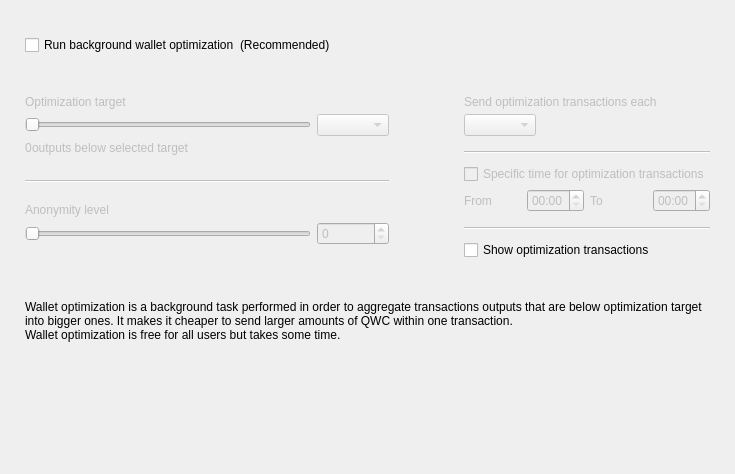
<?xml version="1.0" encoding="UTF-8"?>
<ui version="4.0">
 <class>OptimizationOptionsFrame</class>
 <widget class="QFrame" name="OptimizationOptionsFrame">
  <property name="geometry">
   <rect>
    <x>0</x>
    <y>0</y>
    <width>735</width>
    <height>474</height>
   </rect>
  </property>
  <property name="windowTitle">
   <string>Frame</string>
  </property>
  <property name="frameShape">
   <enum>QFrame::NoFrame</enum>
  </property>
  <property name="frameShadow">
   <enum>QFrame::Raised</enum>
  </property>
  <layout class="QVBoxLayout" name="verticalLayout">
   <property name="spacing">
    <number>0</number>
   </property>
   <property name="leftMargin">
    <number>25</number>
   </property>
   <property name="topMargin">
    <number>35</number>
   </property>
   <property name="rightMargin">
    <number>25</number>
   </property>
   <property name="bottomMargin">
    <number>0</number>
   </property>
   <item>
    <layout class="QHBoxLayout" name="horizontalLayout_2">
     <item>
      <widget class="QCheckBox" name="m_enableOptimizationCheck">
       <property name="text">
        <string>Run background wallet optimization</string>
       </property>
      </widget>
     </item>
     <item>
      <widget class="WalletGui::WalletNormalGrayTextLabel" name="label_8">
       <property name="text">
        <string>(Recommended)</string>
       </property>
      </widget>
     </item>
     <item>
      <spacer name="horizontalSpacer">
       <property name="orientation">
        <enum>Qt::Horizontal</enum>
       </property>
       <property name="sizeHint" stdset="0">
        <size>
         <width>40</width>
         <height>20</height>
        </size>
       </property>
      </spacer>
     </item>
    </layout>
   </item>
   <item>
    <spacer name="verticalSpacer_2">
     <property name="orientation">
      <enum>Qt::Vertical</enum>
     </property>
     <property name="sizeType">
      <enum>QSizePolicy::Fixed</enum>
     </property>
     <property name="sizeHint" stdset="0">
      <size>
       <width>20</width>
       <height>40</height>
      </size>
     </property>
    </spacer>
   </item>
   <item>
    <widget class="QWidget" name="m_optimizationOptionsWidget" native="true">
     <property name="enabled">
      <bool>true</bool>
     </property>
     <layout class="QHBoxLayout" name="horizontalLayout">
      <property name="spacing">
       <number>75</number>
      </property>
      <property name="leftMargin">
       <number>0</number>
      </property>
      <property name="topMargin">
       <number>0</number>
      </property>
      <property name="rightMargin">
       <number>0</number>
      </property>
      <property name="bottomMargin">
       <number>0</number>
      </property>
      <item alignment="Qt::AlignTop">
       <widget class="QWidget" name="widget1" native="true">
        <property name="enabled">
         <bool>false</bool>
        </property>
        <layout class="QGridLayout" name="gridLayout" columnstretch="50,0,0,0">
         <property name="leftMargin">
          <number>0</number>
         </property>
         <property name="topMargin">
          <number>0</number>
         </property>
         <property name="rightMargin">
          <number>0</number>
         </property>
         <property name="bottomMargin">
          <number>0</number>
         </property>
         <property name="verticalSpacing">
          <number>5</number>
         </property>
         <item row="0" column="0" colspan="4">
          <widget class="WalletGui::WalletNormalBlackTextLabel" name="label_5">
           <property name="text">
            <string>Optimization target</string>
           </property>
           <property name="indent">
            <number>0</number>
           </property>
          </widget>
         </item>
         <item row="4" column="0" colspan="4">
          <spacer name="verticalSpacer_3">
           <property name="orientation">
            <enum>Qt::Vertical</enum>
           </property>
           <property name="sizeType">
            <enum>QSizePolicy::Fixed</enum>
           </property>
           <property name="sizeHint" stdset="0">
            <size>
             <width>20</width>
             <height>20</height>
            </size>
           </property>
          </spacer>
         </item>
         <item row="1" column="0" colspan="3">
          <widget class="QSlider" name="m_thresholdSlider">
           <property name="maximum">
            <number>6</number>
           </property>
           <property name="pageStep">
            <number>1</number>
           </property>
           <property name="orientation">
            <enum>Qt::Horizontal</enum>
           </property>
          </widget>
         </item>
         <item row="1" column="3">
          <widget class="QComboBox" name="m_thresholdCombo"/>
         </item>
         <item row="5" column="0" colspan="4">
          <widget class="Line" name="line">
           <property name="orientation">
            <enum>Qt::Horizontal</enum>
           </property>
          </widget>
         </item>
         <item row="6" column="0" colspan="4">
          <spacer name="verticalSpacer_4">
           <property name="orientation">
            <enum>Qt::Vertical</enum>
           </property>
           <property name="sizeType">
            <enum>QSizePolicy::Fixed</enum>
           </property>
           <property name="sizeHint" stdset="0">
            <size>
             <width>20</width>
             <height>15</height>
            </size>
           </property>
          </spacer>
         </item>
         <item row="8" column="3">
          <widget class="QSpinBox" name="m_mixinSpin">
           <property name="buttonSymbols">
            <enum>QAbstractSpinBox::UpDownArrows</enum>
           </property>
          </widget>
         </item>
         <item row="7" column="0" colspan="4">
          <widget class="WalletGui::WalletNormalBlackTextLabel" name="label_7">
           <property name="text">
            <string>Anonymity level</string>
           </property>
           <property name="indent">
            <number>0</number>
           </property>
          </widget>
         </item>
         <item row="8" column="0" colspan="3">
          <widget class="QSlider" name="m_mixinSlider">
           <property name="pageStep">
            <number>1</number>
           </property>
           <property name="orientation">
            <enum>Qt::Horizontal</enum>
           </property>
          </widget>
         </item>
         <item row="2" column="0" colspan="4">
          <spacer name="verticalSpacer_12">
           <property name="orientation">
            <enum>Qt::Vertical</enum>
           </property>
           <property name="sizeType">
            <enum>QSizePolicy::Fixed</enum>
           </property>
           <property name="sizeHint" stdset="0">
            <size>
             <width>20</width>
             <height>0</height>
            </size>
           </property>
          </spacer>
         </item>
         <item row="3" column="0" colspan="4">
          <layout class="QHBoxLayout" name="horizontalLayout_3" stretch="0,1">
           <item>
            <widget class="QLabel" name="m_nonOptimizedOutputsLabel">
             <property name="text">
              <string>0</string>
             </property>
            </widget>
           </item>
           <item>
            <widget class="WalletGui::WalletNormalBlackTextLabel" name="m_nonOptimizedOutputsTextLabel">
             <property name="text">
              <string>outputs below selected target</string>
             </property>
            </widget>
           </item>
          </layout>
         </item>
        </layout>
       </widget>
      </item>
      <item>
       <layout class="QVBoxLayout" name="verticalLayout_3">
        <property name="spacing">
         <number>10</number>
        </property>
        <property name="rightMargin">
         <number>0</number>
        </property>
        <property name="bottomMargin">
         <number>0</number>
        </property>
        <item>
         <widget class="QWidget" name="widget2" native="true">
          <property name="enabled">
           <bool>false</bool>
          </property>
          <layout class="QGridLayout" name="gridLayout_2" columnstretch="0,0,0,0">
           <property name="leftMargin">
            <number>0</number>
           </property>
           <property name="topMargin">
            <number>0</number>
           </property>
           <property name="rightMargin">
            <number>0</number>
           </property>
           <property name="bottomMargin">
            <number>0</number>
           </property>
           <property name="verticalSpacing">
            <number>5</number>
           </property>
           <item row="2" column="0" colspan="2" alignment="Qt::AlignLeft">
            <widget class="QComboBox" name="m_periodCombo"/>
           </item>
           <item row="8" column="0">
            <widget class="WalletGui::WalletNormalBlackTextLabel" name="label_2">
             <property name="text">
              <string>From</string>
             </property>
            </widget>
           </item>
           <item row="8" column="1">
            <widget class="QTimeEdit" name="m_startTimeEdit">
             <property name="enabled">
              <bool>false</bool>
             </property>
             <property name="displayFormat">
              <string>HH:mm</string>
             </property>
            </widget>
           </item>
           <item row="8" column="2">
            <widget class="WalletGui::WalletNormalBlackTextLabel" name="label_3">
             <property name="text">
              <string>To</string>
             </property>
            </widget>
           </item>
           <item row="8" column="3">
            <widget class="QTimeEdit" name="m_stopTimeEdit">
             <property name="enabled">
              <bool>false</bool>
             </property>
             <property name="displayFormat">
              <string>HH:mm</string>
             </property>
            </widget>
           </item>
           <item row="6" column="0" colspan="4">
            <widget class="QCheckBox" name="m_optimizationTimeCheck">
             <property name="text">
              <string>Specific time for optimization transactions</string>
             </property>
            </widget>
           </item>
           <item row="4" column="0" colspan="4">
            <widget class="Line" name="line_2">
             <property name="orientation">
              <enum>Qt::Horizontal</enum>
             </property>
            </widget>
           </item>
           <item row="0" column="0" colspan="4">
            <widget class="WalletGui::WalletNormalBlackTextLabel" name="label_4">
             <property name="text">
              <string>Send optimization transactions each</string>
             </property>
             <property name="indent">
              <number>0</number>
             </property>
            </widget>
           </item>
           <item row="7" column="0" colspan="4">
            <spacer name="verticalSpacer_8">
             <property name="orientation">
              <enum>Qt::Vertical</enum>
             </property>
             <property name="sizeType">
              <enum>QSizePolicy::Fixed</enum>
             </property>
             <property name="sizeHint" stdset="0">
              <size>
               <width>20</width>
               <height>0</height>
              </size>
             </property>
            </spacer>
           </item>
           <item row="3" column="0" colspan="4">
            <spacer name="verticalSpacer_6">
             <property name="orientation">
              <enum>Qt::Vertical</enum>
             </property>
             <property name="sizeType">
              <enum>QSizePolicy::Fixed</enum>
             </property>
             <property name="sizeHint" stdset="0">
              <size>
               <width>20</width>
               <height>10</height>
              </size>
             </property>
            </spacer>
           </item>
           <item row="10" column="0" colspan="4">
            <widget class="Line" name="line_3">
             <property name="orientation">
              <enum>Qt::Horizontal</enum>
             </property>
            </widget>
           </item>
           <item row="1" column="0" colspan="4">
            <spacer name="verticalSpacer_5">
             <property name="orientation">
              <enum>Qt::Vertical</enum>
             </property>
             <property name="sizeType">
              <enum>QSizePolicy::Fixed</enum>
             </property>
             <property name="sizeHint" stdset="0">
              <size>
               <width>20</width>
               <height>0</height>
              </size>
             </property>
            </spacer>
           </item>
           <item row="5" column="0" colspan="4">
            <spacer name="verticalSpacer_7">
             <property name="orientation">
              <enum>Qt::Vertical</enum>
             </property>
             <property name="sizeType">
              <enum>QSizePolicy::Fixed</enum>
             </property>
             <property name="sizeHint" stdset="0">
              <size>
               <width>20</width>
               <height>5</height>
              </size>
             </property>
            </spacer>
           </item>
           <item row="9" column="0" colspan="4">
            <spacer name="verticalSpacer_10">
             <property name="orientation">
              <enum>Qt::Vertical</enum>
             </property>
             <property name="sizeType">
              <enum>QSizePolicy::Fixed</enum>
             </property>
             <property name="sizeHint" stdset="0">
              <size>
               <width>20</width>
               <height>10</height>
              </size>
             </property>
            </spacer>
           </item>
          </layout>
         </widget>
        </item>
        <item>
         <widget class="QCheckBox" name="m_showFusionTransactionsCheck">
          <property name="enabled">
           <bool>true</bool>
          </property>
          <property name="text">
           <string>Show optimization transactions</string>
          </property>
         </widget>
        </item>
       </layout>
      </item>
     </layout>
    </widget>
   </item>
   <item>
    <spacer name="verticalSpacer_11">
     <property name="orientation">
      <enum>Qt::Vertical</enum>
     </property>
     <property name="sizeType">
      <enum>QSizePolicy::Fixed</enum>
     </property>
     <property name="sizeHint" stdset="0">
      <size>
       <width>20</width>
       <height>40</height>
      </size>
     </property>
    </spacer>
   </item>
   <item>
    <widget class="WalletGui::WalletExtraNormalGrayTextLabel" name="m_helpLabel">
     <property name="text">
      <string>Wallet optimization is a background task performed in order to aggregate transactions outputs that are below optimization target into bigger ones. It makes it cheaper to send larger amounts of QWC within one transaction.
Wallet optimization is free for all users but takes some time.</string>
     </property>
     <property name="wordWrap">
      <bool>true</bool>
     </property>
    </widget>
   </item>
   <item>
    <spacer name="verticalSpacer">
     <property name="orientation">
      <enum>Qt::Vertical</enum>
     </property>
     <property name="sizeHint" stdset="0">
      <size>
       <width>20</width>
       <height>40</height>
      </size>
     </property>
    </spacer>
   </item>
  </layout>
 </widget>
 <customwidgets>
  <customwidget>
   <class>WalletGui::WalletNormalGrayTextLabel</class>
   <extends>QLabel</extends>
   <header>Gui/Common/WalletTextLabel.h</header>
  </customwidget>
  <customwidget>
   <class>WalletGui::WalletNormalBlackTextLabel</class>
   <extends>QLabel</extends>
   <header>Gui/Common/WalletTextLabel.h</header>
  </customwidget>
  <customwidget>
   <class>WalletGui::WalletExtraNormalGrayTextLabel</class>
   <extends>QLabel</extends>
   <header>Gui/Common/WalletTextLabel.h</header>
  </customwidget>
 </customwidgets>
 <resources/>
 <connections>
  <connection>
   <sender>m_enableOptimizationCheck</sender>
   <signal>toggled(bool)</signal>
   <receiver>widget1</receiver>
   <slot>setEnabled(bool)</slot>
   <hints>
    <hint type="sourcelabel">
     <x>147</x>
     <y>47</y>
    </hint>
    <hint type="destinationlabel">
     <x>176</x>
     <y>204</y>
    </hint>
   </hints>
  </connection>
  <connection>
   <sender>m_thresholdSlider</sender>
   <signal>valueChanged(int)</signal>
   <receiver>OptimizationOptionsFrame</receiver>
   <slot>thresholdChanged(int)</slot>
   <hints>
    <hint type="sourcelabel">
     <x>116</x>
     <y>139</y>
    </hint>
    <hint type="destinationlabel">
     <x>355</x>
     <y>194</y>
    </hint>
   </hints>
  </connection>
  <connection>
   <sender>m_mixinSlider</sender>
   <signal>valueChanged(int)</signal>
   <receiver>OptimizationOptionsFrame</receiver>
   <slot>mixinChanged(int)</slot>
   <hints>
    <hint type="sourcelabel">
     <x>116</x>
     <y>240</y>
    </hint>
    <hint type="destinationlabel">
     <x>367</x>
     <y>236</y>
    </hint>
   </hints>
  </connection>
  <connection>
   <sender>m_optimizationTimeCheck</sender>
   <signal>toggled(bool)</signal>
   <receiver>m_startTimeEdit</receiver>
   <slot>setEnabled(bool)</slot>
   <hints>
    <hint type="sourcelabel">
     <x>543</x>
     <y>179</y>
    </hint>
    <hint type="destinationlabel">
     <x>501</x>
     <y>207</y>
    </hint>
   </hints>
  </connection>
  <connection>
   <sender>m_optimizationTimeCheck</sender>
   <signal>toggled(bool)</signal>
   <receiver>m_stopTimeEdit</receiver>
   <slot>setEnabled(bool)</slot>
   <hints>
    <hint type="sourcelabel">
     <x>543</x>
     <y>179</y>
    </hint>
    <hint type="destinationlabel">
     <x>643</x>
     <y>207</y>
    </hint>
   </hints>
  </connection>
  <connection>
   <sender>m_mixinSpin</sender>
   <signal>valueChanged(int)</signal>
   <receiver>OptimizationOptionsFrame</receiver>
   <slot>mixinChanged(int)</slot>
   <hints>
    <hint type="sourcelabel">
     <x>273</x>
     <y>271</y>
    </hint>
    <hint type="destinationlabel">
     <x>367</x>
     <y>236</y>
    </hint>
   </hints>
  </connection>
  <connection>
   <sender>m_thresholdCombo</sender>
   <signal>currentIndexChanged(int)</signal>
   <receiver>OptimizationOptionsFrame</receiver>
   <slot>thresholdChanged(int)</slot>
   <hints>
    <hint type="sourcelabel">
     <x>270</x>
     <y>139</y>
    </hint>
    <hint type="destinationlabel">
     <x>367</x>
     <y>236</y>
    </hint>
   </hints>
  </connection>
  <connection>
   <sender>m_enableOptimizationCheck</sender>
   <signal>toggled(bool)</signal>
   <receiver>widget2</receiver>
   <slot>setEnabled(bool)</slot>
   <hints>
    <hint type="sourcelabel">
     <x>158</x>
     <y>48</y>
    </hint>
    <hint type="destinationlabel">
     <x>556</x>
     <y>197</y>
    </hint>
   </hints>
  </connection>
 </connections>
 <slots>
  <slot>thresholdChanged(int)</slot>
  <slot>mixinChanged(int)</slot>
 </slots>
</ui>
